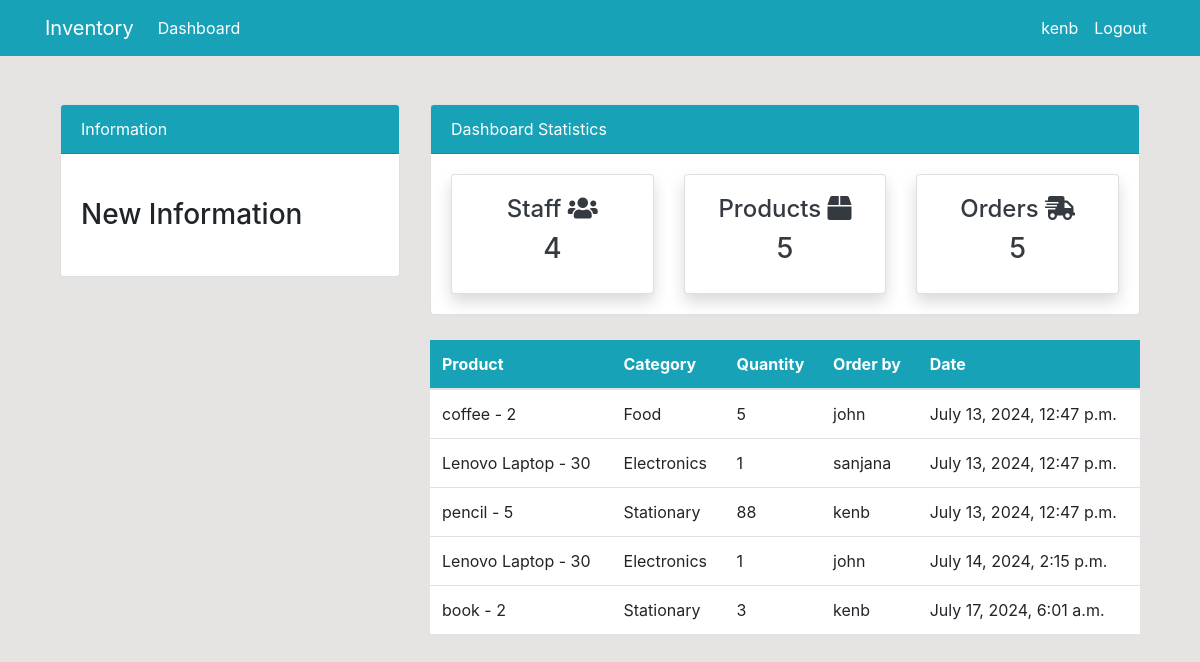
/order/ (signed in), run on the app's committed database.
### app/models.py (models this page shows, shortened)
class Order(models.Model):
    product = models.ForeignKey(Product, on_delete=models.CASCADE, null=True)
    staff = models.ForeignKey(User, on_delete=models.CASCADE, null=True)
    order_quantity = models.PositiveIntegerField(null=True)
    date = models.DateTimeField(auto_now_add=True)

class Product(models.Model):
    name = models.CharField(max_length=100, null=True)
    category = models.CharField(max_length=20, choices=CATEGORY, null=True)
    quantity = models.PositiveIntegerField(null=True)
    def __str__(self):
        return f"{self.name} - {self.quantity}"

### app/views.py (the view)
# urls.py: path('order/', views.order, name='app-order')
@login_required(login_url='user-login')
def order(request):
    orders = Order.objects.all()
    workers_count = User.objects.all().count()
    product_count = Product.objects.all().count()
    orders_count = orders.count()
    context = {
        'orders':orders,
        'orders_count': orders_count,
        'workers_count': workers_count,
        'product_count': product_count,
    }
    return render(request, 'app/order.html', context)

### templates/app/order.html (shortened to what this page needs)
{% extends 'partials/base.html' %}
{% block content %}
{% include 'partials/topside.html' %}
 <div class="container">
    <div class="row my-4">
        <div class="col-md-4">
        </div>
        <div class="col-md-8">
            <table class="table bg-white">
                <thead class="bg-info">
                    <tr class="text-white">
                        <th scope="col">Product</th>
                        <th scope="col">Category</th>
                        <th scope="col">Quantity</th>
                        <th scope="col">Order by</th>
                        <th scope="col">Date</th>
                    </tr>
                </thead>
                <tbody>
                    {% for order in orders %}
                    <tr>
                        <td>{{order.product}}</td>
                        <td>{{order.product.category}}</td>
                        <td>{{order.order_quantity}}</td>
                        <td>
                            {{order.staff.username}}
                        </td>
                        <td>{{order.date}}</td>
                    </tr>
                    {% endfor %}
                </tbody>
            </table>
        </div>
    </div>
</div>
{% endblock %}

### templates/partials/nav.html (shortened to what this page needs)
<nav class="navbar navbar-expand-lg navbar-info bg-info">
    {% if user.is_authenticated %}
    <div class="container">
        <a class="navbar-brand text-white" href="app/index.html">Inventory</a>
        <div class="collapse navbar-collapse" id="navbarSupportedContent">
            <ul class="navbar-nav mr-auto">
                <li class="nav-item active">
                    <a class="nav-link text-white" href="{% url 'app-index' %}">Dashboard </a>
                </li>
            </ul>
            <ul class="navbar-nav ml-auto">
                <li class="nav-item active">
                    <a class="nav-link text-white" href="{% url 'user-profile' %}">{{user.username}} </a>
                </li>
                <li class="nav-item">
                    <a class="nav-link text-white" href="#" onclick="event.preventDefault(); document.getElementById('logout-form').submit();">Logout</a>
                </li>
            </ul>
    {% endif %}
</nav>

### static/style.css (style rules this page uses)
body { background-color: rgb(230, 227, 227); }

### data on the page
Order: product "coffee - 2", product.category "Food", order_quantity "5", staff.username "john", date "July 13, 2024, 12:47 p.m."
Order: product "Lenovo Laptop - 30", product.category "Electronics", order_quantity "1", staff.username "sanjana", date "July 13, 2024, 12:47 p.m."
Order: product "pencil - 5", product.category "Stationary", order_quantity "88", staff.username "kenb", date "July 13, 2024, 12:47 p.m."
Order: product "Lenovo Laptop - 30", product.category "Electronics", order_quantity "1", staff.username "john", date "July 14, 2024, 2:15 p.m."
Order: product "book - 2", product.category "Stationary", order_quantity "3", staff.username "kenb", date "July 17, 2024, 6:01 a.m."

### other printed values
{{ user.username }} "kenb"
{{ workers_count }} "4"
{{ product_count }} "5"
{{ orders_count }} "5"
